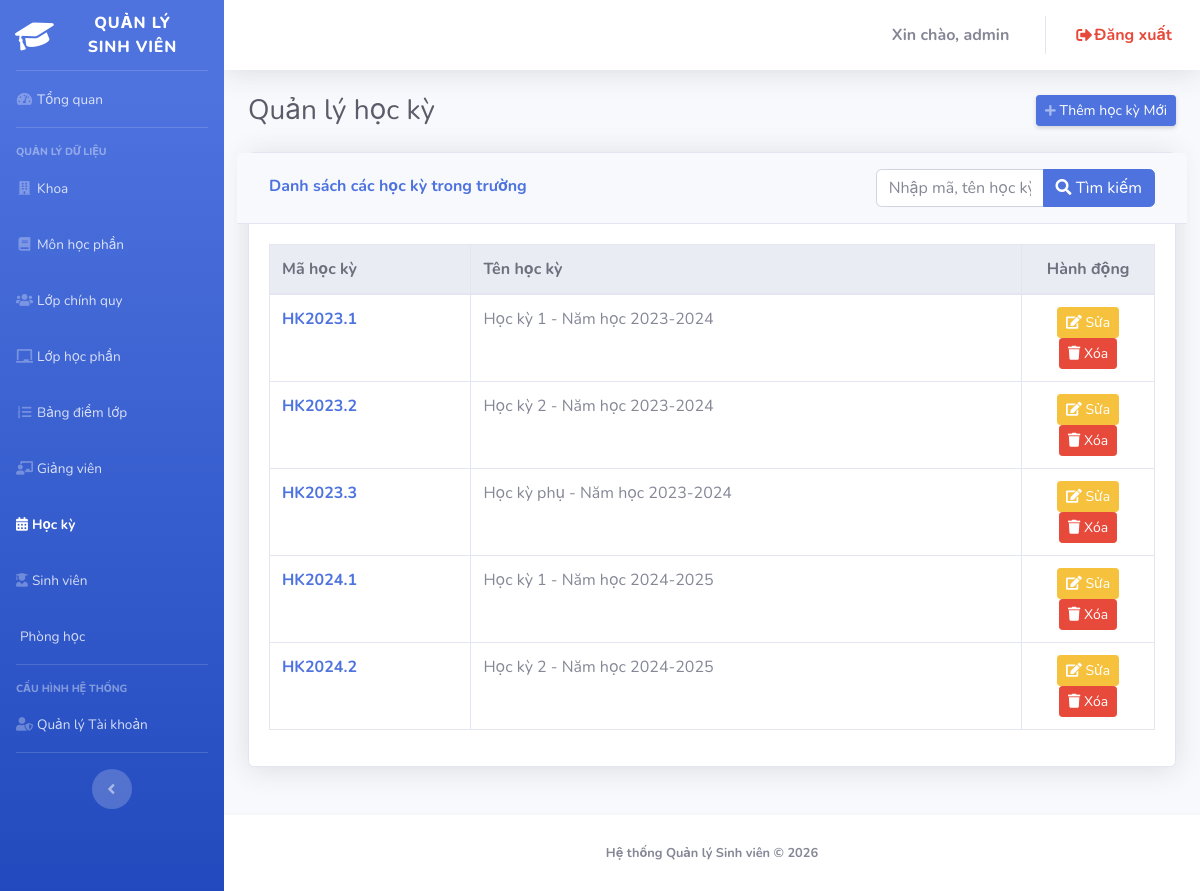
/admin/index.php?page=semesters (signed in), run on the app's committed database.
### tables this page shows
CREATE TABLE `semesters` (
  `maHK` varchar(20) NOT NULL,
  `tenHK` varchar(50) NOT NULL
);

### admin/semesters.php (the view, shortened to what this page needs)
<?php
$keyword = $_GET['keyword'] ?? '';
$limit = 5;
$page = isset($_GET['page']) ? (int)$_GET['page'] : 1;
if ($page < 1) $page = 1;
$offset =(int) ($page - 1) * $limit;
if ($keyword !== '') {
    $searchTerm = "%$keyword%";
    $countSql = "SELECT COUNT(*) FROM Semesters WHERE maHK LIKE ? OR tenHK LIKE ?";
    $countStmt = $pdo->prepare($countSql);
    $countStmt->execute([$searchTerm, $searchTerm, $searchTerm]);
    $totalRows = $countStmt->fetchColumn();
    $sql = "SELECT * FROM Semesters WHERE maHK LIKE ? OR tenHK LIKE ? LIMIT $limit OFFSET $offset";
    $stmt = $pdo->prepare($sql);
    $stmt->execute([$searchTerm, $searchTerm, $searchTerm]);
} else {
    $sql = "SELECT * FROM Semesters LIMIT $limit OFFSET $offset";
    $stmt = $pdo->query($sql);
}
$Semesters = $stmt->fetchAll();
?>
<div class="d-sm-flex align-items-center justify-content-between mb-4">
    <h1 class="h3 mb-0 text-gray-800">Quản lý học kỳ</h1>
    <button href="#" class="d-none d-sm-inline-block btn btn-sm btn-primary shadow-sm" data-toggle="modal" data-target="#addModal">
        <i class="fas fa-plus fa-sm text-white-50"></i> Thêm học kỳ Mới
    </button>
</div>
<div class="card shadow mb-4">
    <div class="card-header py-3 row">
        <div class="col-4 mt-2">
            <h6 class="font-weight-bold text-primary">Danh sách các học kỳ trong trường</h6>
        </div>
        <div class="col-4">
        </div>
        <div class="col-4">
            <form method="GET" action="index.php">
                <div class="input-group w-100">
                    <input type="text" name="keyword" class="form-control " placeholder="Nhập mã, tên học kỳ hoặc email để tìm kiếm..." value="<?= htmlspecialchars($keyword) ?>">
                    <div class="input-group-append">
                        <button class="btn btn-primary" type="submit">
                            <i class="fas fa-search"></i> Tìm kiếm
                        </button>
                    </div>
                </div>
            </form>
        </div>
    </div>
    <div class="card-body">
        <div class="table-responsive">
            <table class="table table-bordered table-hover" id="dataTable" width="100%" cellspacing="0">
                <thead class="thead-light">
                    <tr>
                        <th>Mã học kỳ</th>
                        <th>Tên học kỳ</th>
                        <th width="15%" class="text-center">Hành động</th>
                    </tr>
                </thead>
                <tbody>
                    <?php foreach ($Semesters as $f): ?>
                    <tr>
                        <td class="font-weight-bold text-primary"><?= htmlspecialchars($f['maHK']) ?></td>
                        <td><?= htmlspecialchars($f['tenHK']) ?></td>
                        <td class="text-center">
                            <button type="button" class="btn btn-warning btn-sm"
                                    onclick='openEditModal(<?= json_encode($f, JSON_HEX_TAG | JSON_HEX_APOS | JSON_HEX_QUOT | JSON_HEX_AMP | JSON_UNESCAPED_UNICODE) ?>)'>
                                <i class="fas fa-edit"></i> Sửa
                            </button>
                            <form method="POST" class="d-inline">
                                <button type="submit" class="btn btn-danger btn-sm" onclick="return confirm('Bạn chắc chắn muốn xóa học kỳ này?')">
                                    <i class="fas fa-trash"></i> Xóa
                                </button>
                            </form>
                        </td>
                    </tr>
                    <?php endforeach; ?>
                </tbody>
            </table>
        </div>
    </div>
</div>

### data on the page
semesters: maHK "HK2023.1", tenHK "Học kỳ 1 - Năm học 2023-2024"
semesters: maHK "HK2023.2", tenHK "Học kỳ 2 - Năm học 2023-2024"
semesters: maHK "HK2023.3", tenHK "Học kỳ phụ - Năm học 2023-2024"
semesters: maHK "HK2024.1", tenHK "Học kỳ 1 - Năm học 2024-2025"
semesters: maHK "HK2024.2", tenHK "Học kỳ 2 - Năm học 2024-2025"

### other printed values
$_SESSION['user']['username'] "admin"
